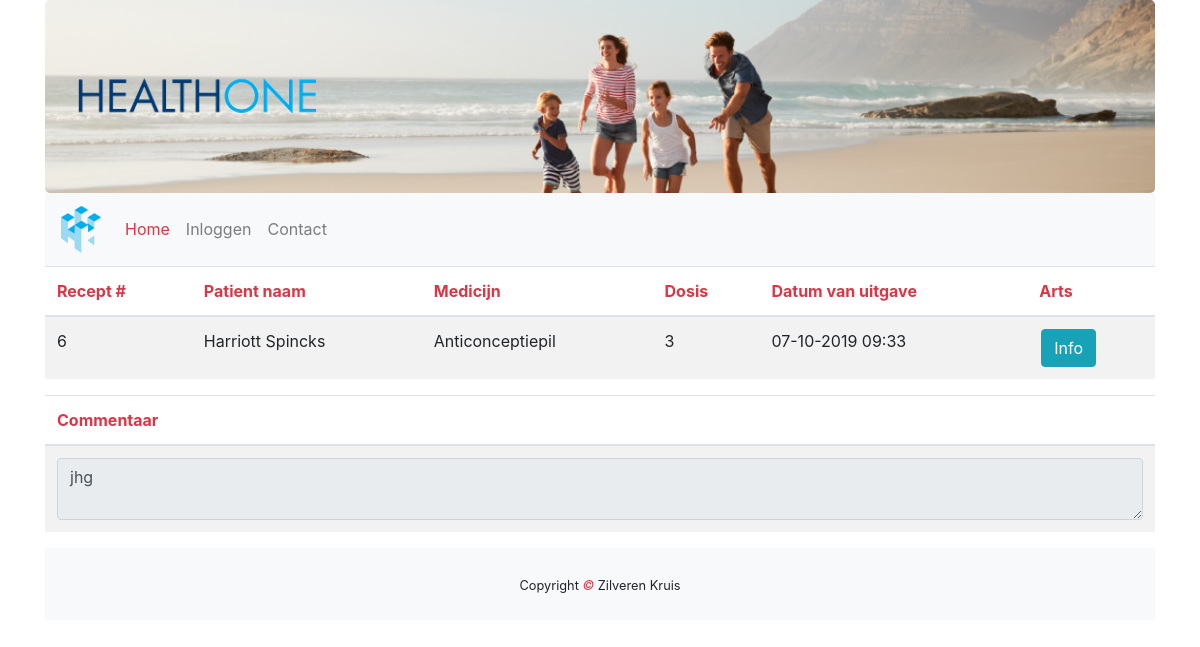
Page /recepten/recept_info.php?id=6 on the committed database.
### tables this page shows
CREATE TABLE `recept` (
  `recept_id` int(11) UNSIGNED NOT NULL,
  `patient_id` int(45) UNSIGNED NOT NULL,
  `dosis` varchar(45) DEFAULT NULL,
  `herhalingsrecept` tinyint(4) DEFAULT NULL,
  `medicijn_id` int(11) UNSIGNED NOT NULL,
  `commentaar` text NOT NULL,
  `datum` text NOT NULL,
  `afgehandeld` tinyint(1) NOT NULL DEFAULT 0
);

CREATE TABLE `patient` (
  `patient_id` int(255) NOT NULL,
  `naam` varchar(255) NOT NULL,
  `email` varchar(255) NOT NULL,
  `telefoon` varchar(255) NOT NULL,
  `geboortedatum` date NOT NULL,
  `adres` varchar(255) NOT NULL,
  `verzekeringnummer` int(255) NOT NULL,
  `arts_id` int(11) NOT NULL
);

CREATE TABLE `medicijn` (
  `id` int(11) NOT NULL,
  `naam` varchar(45) DEFAULT NULL,
  `fabrikant` varchar(50) DEFAULT NULL,
  `vergoeding` tinyint(1) NOT NULL DEFAULT 0,
  `bijwerkingen` varchar(255) DEFAULT NULL,
  `effect` varchar(255) DEFAULT NULL,
  `prijs` double(10,2) DEFAULT NULL
);

### recepten/recept_info.php (the view, shortened to what this page needs)
<!DOCTYPE html>
<html lang="en">
<head>
    <link rel="stylesheet" href="https://maxcdn.bootstrapcdn.com/bootstrap/4.3.1/css/bootstrap.min.css">
    <link rel="stylesheet" href="../css/index.css">
</head>
<body>
<div class="container">
    <div class="jumbotron text-center">
    <div class="row">
        <div class="col-sm-3">
            <img class="d-none d-sm-block img-fluid" src="../img/healthtwo_text_transparent.png" alt="Logo">
        </div>
    </div>
</div>
<nav class="navbar navbar-expand-sm bg-light navbar-light sticky-top">
            <a class="navbar-brand" href="index.php">
                <img class="navbrand" src="../img/healthtwo_logo_transparent.png" alt="Logo">
            </a>
            <div class="collapse navbar-collapse" id="collapse_target">
                <ul class="navbar-nav">
                    <li class="nav-item active">
                        <a class="nav-link text-danger" href="index.php">Home</a>
                    </li>
                    <?php
                    if(!isset($_SESSION['functie']) && !$_SESSION['functie'] != null) {
                        echo '
                        <li class="nav-item">
                        <a class="nav-link" href="login.php">Inloggen</a>
                        </li>';
                    }
                    ?>
                    <li class="nav-item">
                        <a class="nav-link" href="contact.php">Contact</a>
                    </li>
                </ul>
            </div>
        </nav>
<div class="table-responsive">
    <table class="table table-striped">
        <thead>
            <tr>
                <th class="text-danger">Recept #</th>
                <th class="text-danger">Patient naam</th>
                <th class="text-danger">Medicijn</th>
                <th class="text-danger">Dosis</th>
                <th class="text-danger">Datum van uitgave</th>
                <th class="text-danger">Arts</th>
            </tr>
        </thead>
        <tbody>
            <?php
            try {
                    $db = new PDO("mysql:host=localhost;dbname=healthone","root","");
                    $recept_id = $_GET['id'];
                    $query = $db->prepare("SELECT * FROM recept WHERE recept_id = $recept_id");
                    $query->execute();
                    $result = $query->fetchAll(PDO::FETCH_ASSOC);
                    foreach ($result as &$data){
                        $dosis = $data['dosis'];
                        $id = $data['patient_id'];
                        $medicijn_id = $data['medicijn_id'];
                        $query2 = $db->prepare("SELECT * FROM patient WHERE patient_id = $id");
                        $query2->execute();
                        $result2 = $query2->fetchAll(PDO::FETCH_ASSOC);
                        echo "<tr>";
                        echo "<td>".$data['recept_id']."</td>";
                        foreach ($result2 as &$data2) {
                            echo "<td>".$data2['naam'] ."</td>";
                            $query3 = $db->prepare("SELECT * FROM medicijn WHERE id = $medicijn_id");
                            $query3->execute();
                            $result3 = $query3->fetchAll(PDO::FETCH_ASSOC);
                            foreach ($result3 as &$data3) {
                                echo "<td>".$data3['naam'] ."</td>";
                            }
                        }
                        echo "<td>".$dosis."</td>";
                        echo "<td>".$data['datum']."</td>";
                        echo "<td><a href='recept_info.php?id=".$data['recept_id']."'>"."<button type=\"button\" class=\"btn btn-info\">Info</button></a></td>";
                        echo "</tr>";
                    }
                }
                catch(PDOException $e){
                    die("OEPS iets is fout!".$e->getMessage());
                }
            ?>
        </tbody>
    </table>
</div>
<table class="table table-striped">
    <thead>
    <tr>
        <th class="text-danger">Commentaar<br></th>
    </tr>
    </thead>
    <tbody>
    <td><textarea class="form-control" readonly><?php echo $data['commentaar']; ?></textarea></td>
    </tbody>
</table>
<footer class="py-4 bg-light text-dark-50 text-center">
    <small>Copyright <em class="text-danger"> &copy; </em>Zilveren Kruis</small>
</footer>
</body>
</html>

### css/index.css (style rules this page uses)
.jumbotron { margin-bottom: 0; background-image: url(../img/zilverenkruis_jumbotron.png); background-repeat: no-repeat; -webkit-background-size: cover; -o-background-size: cover; background-size: cover; }
.navbrand { width:40px; }
a { color: black; }
a button { margin-left: 2px; }

### rows in the picture
recept: recept "6", dosis "3", datum "07-10-2019 09:33", commentaar "jhg"
patient: naam "Harriott Spincks"
medicijn: naam "Anticonceptiepil"
